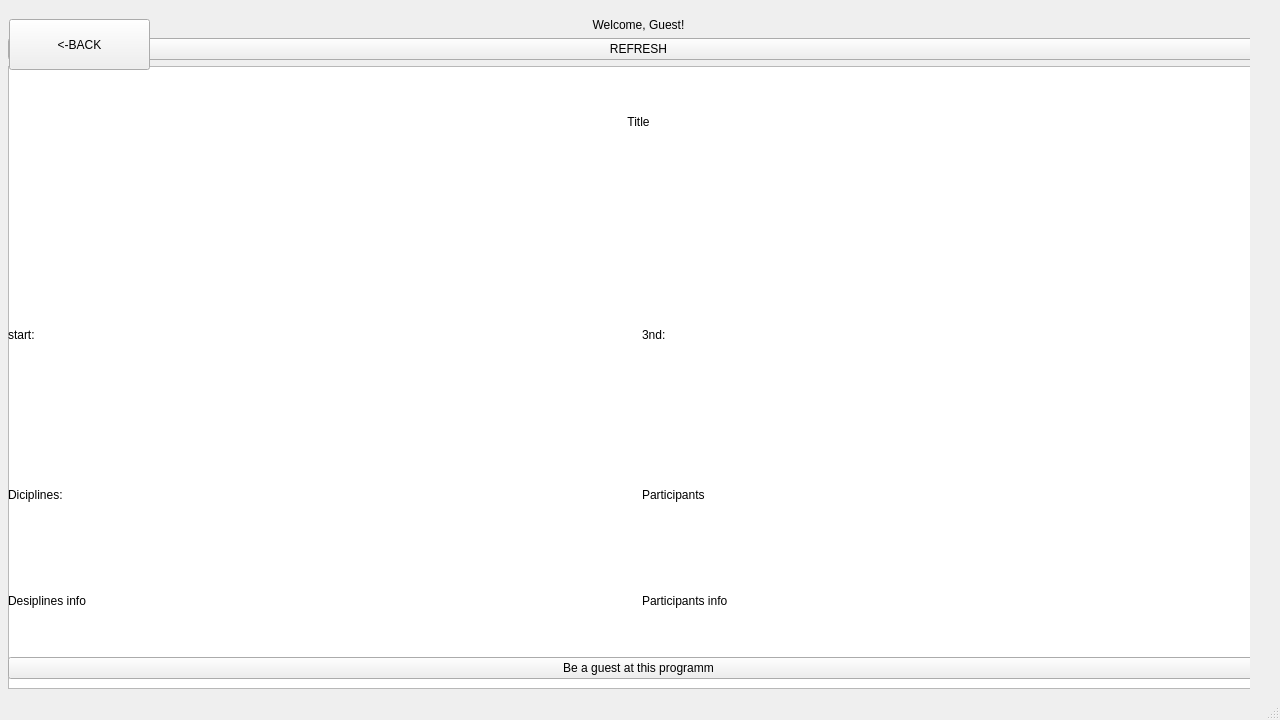
<?xml version="1.0" encoding="UTF-8"?>
<ui version="4.0">
 <class>Guest</class>
 <widget class="QMainWindow" name="Guest">
  <property name="enabled">
   <bool>true</bool>
  </property>
  <property name="geometry">
   <rect>
    <x>0</x>
    <y>0</y>
    <width>1280</width>
    <height>720</height>
   </rect>
  </property>
  <property name="windowTitle">
   <string>MainWindow</string>
  </property>
  <widget class="QWidget" name="centralwidget">
   <widget class="QWidget" name="widget" native="true">
    <property name="enabled">
     <bool>true</bool>
    </property>
    <property name="geometry">
     <rect>
      <x>-1</x>
      <y>9</y>
      <width>1251</width>
      <height>681</height>
     </rect>
    </property>
    <widget class="QWidget" name="verticalLayoutWidget">
     <property name="geometry">
      <rect>
       <x>9</x>
       <y>9</y>
       <width>1261</width>
       <height>671</height>
      </rect>
     </property>
     <layout class="QVBoxLayout" name="verticalLayout">
      <item>
       <widget class="QLabel" name="welcome">
        <property name="text">
         <string>Welcome, Guest!</string>
        </property>
        <property name="alignment">
         <set>Qt::AlignCenter</set>
        </property>
       </widget>
      </item>
      <item>
       <widget class="QPushButton" name="pushButton">
        <property name="text">
         <string>REFRESH</string>
        </property>
       </widget>
      </item>
      <item>
       <widget class="QTableWidget" name="programms"/>
      </item>
     </layout>
    </widget>
   </widget>
   <widget class="QWidget" name="widget_2" native="true">
    <property name="enabled">
     <bool>true</bool>
    </property>
    <property name="geometry">
     <rect>
      <x>-1</x>
      <y>9</y>
      <width>1251</width>
      <height>681</height>
     </rect>
    </property>
    <widget class="QWidget" name="verticalLayoutWidget_2">
     <property name="geometry">
      <rect>
       <x>9</x>
       <y>9</y>
       <width>1261</width>
       <height>661</height>
      </rect>
     </property>
     <layout class="QVBoxLayout" name="verticalLayout_2">
      <item>
       <widget class="QLabel" name="title">
        <property name="text">
         <string>Title</string>
        </property>
        <property name="alignment">
         <set>Qt::AlignCenter</set>
        </property>
       </widget>
      </item>
      <item>
       <layout class="QHBoxLayout" name="horizontalLayout">
        <item>
         <widget class="QLabel" name="start">
          <property name="text">
           <string>start:</string>
          </property>
          <property name="alignment">
           <set>Qt::AlignLeading|Qt::AlignLeft|Qt::AlignVCenter</set>
          </property>
         </widget>
        </item>
        <item>
         <widget class="QLabel" name="end">
          <property name="text">
           <string>3nd:</string>
          </property>
         </widget>
        </item>
       </layout>
      </item>
      <item>
       <layout class="QHBoxLayout" name="horizontalLayout_5">
        <item>
         <layout class="QVBoxLayout" name="verticalLayout_6">
          <item>
           <widget class="QLabel" name="disiplines">
            <property name="text">
             <string>Diciplines:</string>
            </property>
           </widget>
          </item>
          <item>
           <widget class="QLabel" name="info_deciplines">
            <property name="text">
             <string>Desiplines info</string>
            </property>
           </widget>
          </item>
         </layout>
        </item>
        <item>
         <layout class="QVBoxLayout" name="verticalLayout_7">
          <item>
           <widget class="QLabel" name="participants">
            <property name="text">
             <string>Participants</string>
            </property>
           </widget>
          </item>
          <item>
           <widget class="QLabel" name="info_participants">
            <property name="text">
             <string>Participants info</string>
            </property>
           </widget>
          </item>
         </layout>
        </item>
       </layout>
      </item>
      <item>
       <widget class="QPushButton" name="ok">
        <property name="text">
         <string>Be a guest at this programm</string>
        </property>
       </widget>
      </item>
     </layout>
    </widget>
    <widget class="QPushButton" name="back">
     <property name="geometry">
      <rect>
       <x>10</x>
       <y>10</y>
       <width>141</width>
       <height>51</height>
      </rect>
     </property>
     <property name="text">
      <string>&lt;-BACK</string>
     </property>
    </widget>
   </widget>
  </widget>
  <widget class="QMenuBar" name="menubar">
   <property name="geometry">
    <rect>
     <x>0</x>
     <y>0</y>
     <width>1280</width>
     <height>26</height>
    </rect>
   </property>
  </widget>
  <widget class="QStatusBar" name="statusbar"/>
 </widget>
 <resources/>
 <connections/>
</ui>
